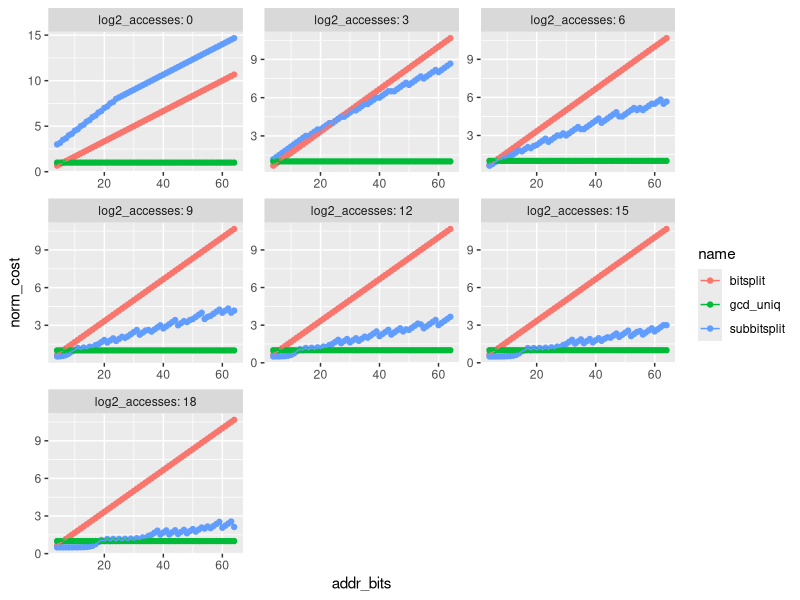
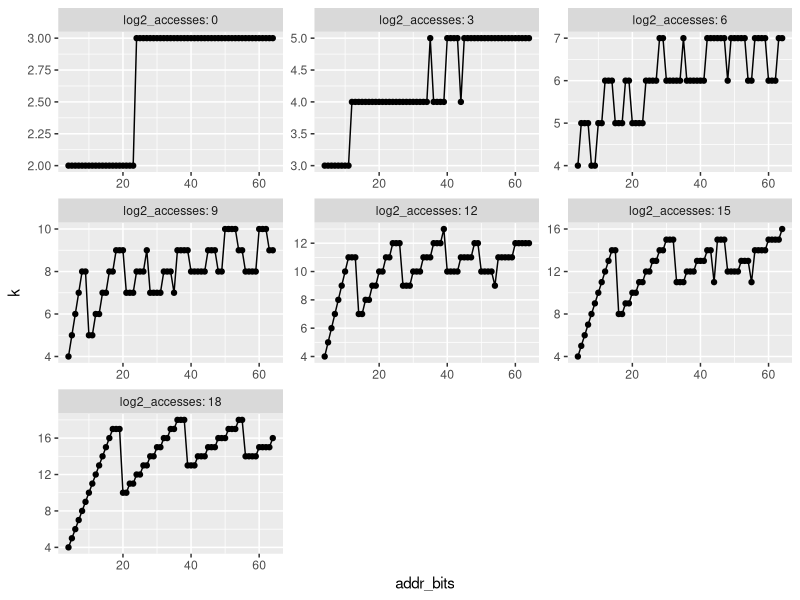

Recreate these plots in R, in order.
library(tidyverse)
d <- read_csv("data.csv")
with_norm_cost <- d %>%
  left_join(d %>%
              filter(name == "gcd_uniq") %>%
              mutate(norm_cost = cost) %>%
              select(log2_accesses, addr_bits, norm_cost) %>%
              mutate(),
            by=c("log2_accesses", "addr_bits")) %>%
  mutate(norm_cost = cost / norm_cost)
with_norm_cost %>%
  filter(name != "sort") %>%
  ggplot(aes(x = addr_bits, y = norm_cost, color = name)) +
  geom_point() +
  geom_line() +
  facet_wrap(vars(log2_accesses), scales = "free", labeller = label_both)
d %>%
  filter(name == "subbitsplit") %>%
  ggplot(aes(x = addr_bits, y = k)) +
  geom_point() +
  geom_line() +
  facet_wrap(vars(log2_accesses), scales = "free", labeller = label_both)
